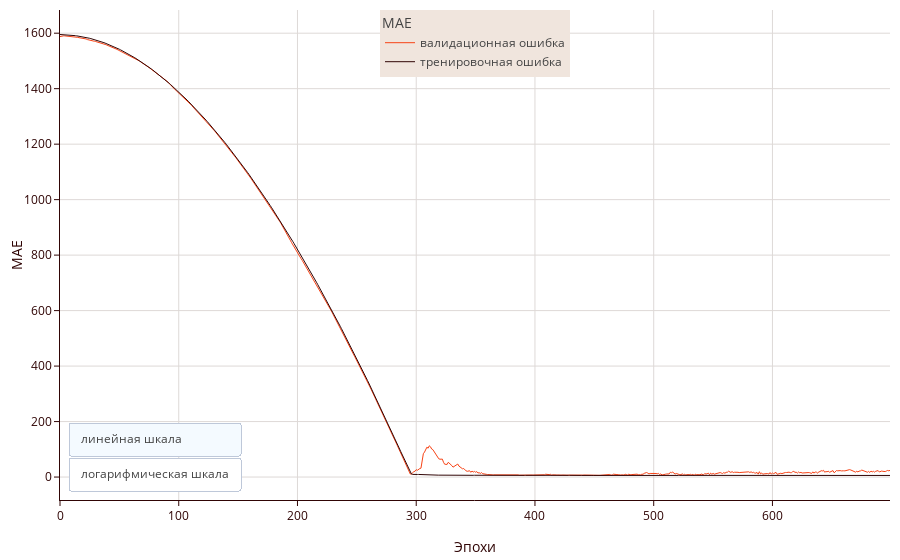

The notebook cell saved with this chart:
### Markdown cell above
Ознакомимся с прогрессом обучения.

### Code cell
fig = go.Figure()

fig.add_trace(go.Scatter(y=net.train_history()['val_mean_absolute_error'],
                         x=[i for i in range(len(net.train_history()['val_mean_absolute_error']))],
                         line={'color': COLORSET[0], 'width': 1},
                         name='валидационная ошибка'))

fig.add_trace(go.Scatter(y=net.train_history()['mean_absolute_error'],
                         x=[i for i in range(len(net.train_history()['mean_absolute_error']))],
                         line={'color': COLORSET[4], 'width': 1},
                         name='тренировочная ошибка'))

fig.update_layout(
    updatemenus=[
        go.layout.Updatemenu(type='buttons',yanchor='bottom',
                             xanchor='left', y=0.02, x=0.01, showactive=True,
            buttons=[go.layout.updatemenu.Button(args=[{'yaxis.type': 'linear'}],
                                            label='линейная\nшкала',
                                            method='relayout'),
                     go.layout.updatemenu.Button(args=[{'yaxis.type': 'log'}],
                                            label='логарифмическая\nшкала',
                                            method='relayout')])
        ]
    )

fig.update_layout(  template=None, plot_bgcolor='white', paper_bgcolor='white',
                    margin = dict(t=10, l=60, r=10, b=60),
                    legend=dict(yanchor='top', y=1, x=0.5,
                              xanchor='center',
                              title_text='MAE',
                                bgcolor='#f0e5dd'),                  
                    xaxis=dict(
                            gridcolor='#ded9d7',
                            zerolinecolor='#ded9d7',
                            color=COLORSET[4],
                            showticklabels=True,
                            ticks='outside',
                            title='Эпохи',
                            showline=True,
                            ),
                    yaxis=dict(
                        gridcolor='#ded9d7',
                        zerolinecolor='#ded9d7',
                        color=COLORSET[4],
                        showticklabels=True,
                        ticks='outside',
                        title='MAE',
                        showline=True))

fig.show()

print(f"Лучшая метрика, полученная в ходе обучения на валидации - MAE: \u001b[30;1m{min(net.train_history()['val_mean_absolute_error']):.2f}")

### Figure 1 — Plotly figure (JSON) as saved in the notebook; plotly's stock layout.template omitted (floating-point values rounded to 4 significant figures; data arrays with more than 128 entries replaced by an {"elided": "..."} marker saying what was removed)
{"data": [{"line": {"color": "#f74316", "width": 1}, "name": "валидационная ошибка", "type": "scatter", "x": {"elided": "700 int values"}, "y": {"elided": "700 float values"}}, {"line": {"color": "#300505", "width": 1}, "name": "тренировочная ошибка", "type": "scatter", "x": {"elided": "700 int values"}, "y": {"elided": "700 float values"}}], "layout": {"legend": {"bgcolor": "#f0e5dd", "title": {"text": "MAE"}, "x": 0.5, "xanchor": "center", "y": 1, "yanchor": "top"}, "margin": {"b": 60, "l": 60, "r": 10, "t": 10}, "paper_bgcolor": "white", "plot_bgcolor": "white", "updatemenus": [{"buttons": [{"args": [{"yaxis.type": "linear"}], "label": "линейная\nшкала", "method": "relayout"}, {"args": [{"yaxis.type": "log"}], "label": "логарифмическая\nшкала", "method": "relayout"}], "showactive": true, "type": "buttons", "x": 0.01, "xanchor": "left", "y": 0.02, "yanchor": "bottom"}], "xaxis": {"color": "#300505", "gridcolor": "#ded9d7", "showline": true, "showticklabels": true, "ticks": "outside", "title": {"text": "Эпохи"}, "zerolinecolor": "#ded9d7"}, "yaxis": {"color": "#300505", "gridcolor": "#ded9d7", "showline": true, "showticklabels": true, "ticks": "outside", "title": {"text": "MAE"}, "zerolinecolor": "#ded9d7"}}}
